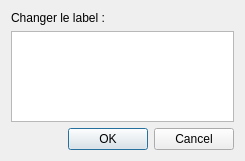
<?xml version="1.0" encoding="UTF-8"?>
<ui version="4.0">
 <class>LabelEdit</class>
 <widget class="QDialog" name="LabelEdit">
  <property name="geometry">
   <rect>
    <x>0</x>
    <y>0</y>
    <width>245</width>
    <height>161</height>
   </rect>
  </property>
  <property name="maximumSize">
   <size>
    <width>16777215</width>
    <height>161</height>
   </size>
  </property>
  <property name="windowTitle">
   <string>Dialog</string>
  </property>
  <layout class="QVBoxLayout" name="verticalLayout">
   <item>
    <widget class="QLabel" name="label">
     <property name="text">
      <string>Changer le label :</string>
     </property>
     <property name="textFormat">
      <enum>Qt::PlainText</enum>
     </property>
    </widget>
   </item>
   <item>
    <widget class="QPlainTextEdit" name="plainTextEdit">
     <property name="maximumBlockCount">
      <number>0</number>
     </property>
    </widget>
   </item>
   <item>
    <widget class="QDialogButtonBox" name="buttonBox">
     <property name="orientation">
      <enum>Qt::Horizontal</enum>
     </property>
     <property name="standardButtons">
      <set>QDialogButtonBox::Cancel|QDialogButtonBox::Ok</set>
     </property>
    </widget>
   </item>
  </layout>
 </widget>
 <resources/>
 <connections>
  <connection>
   <sender>buttonBox</sender>
   <signal>accepted()</signal>
   <receiver>LabelEdit</receiver>
   <slot>accept()</slot>
   <hints>
    <hint type="sourcelabel">
     <x>248</x>
     <y>254</y>
    </hint>
    <hint type="destinationlabel">
     <x>157</x>
     <y>274</y>
    </hint>
   </hints>
  </connection>
  <connection>
   <sender>buttonBox</sender>
   <signal>rejected()</signal>
   <receiver>LabelEdit</receiver>
   <slot>reject()</slot>
   <hints>
    <hint type="sourcelabel">
     <x>316</x>
     <y>260</y>
    </hint>
    <hint type="destinationlabel">
     <x>286</x>
     <y>274</y>
    </hint>
   </hints>
  </connection>
 </connections>
</ui>
